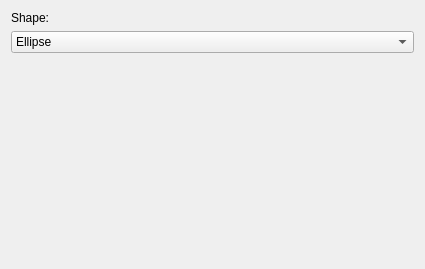
<?xml version="1.0" encoding="UTF-8"?>
<ui version="4.0">
 <class>WdgGridBrushShapeOptions</class>
 <widget class="QWidget" name="WdgGridBrushShapeOptions">
  <property name="geometry">
   <rect>
    <x>0</x>
    <y>0</y>
    <width>425</width>
    <height>269</height>
   </rect>
  </property>
  <property name="sizePolicy">
   <sizepolicy hsizetype="Preferred" vsizetype="Preferred">
    <horstretch>255</horstretch>
    <verstretch>255</verstretch>
   </sizepolicy>
  </property>
  <property name="minimumSize">
   <size>
    <width>425</width>
    <height>200</height>
   </size>
  </property>
  <layout class="QVBoxLayout" name="verticalLayout">
   <item>
    <widget class="QLabel" name="label">
     <property name="text">
      <string>Shape:</string>
     </property>
    </widget>
   </item>
   <item>
    <widget class="QComboBox" name="shapeCBox">
     <item>
      <property name="text">
       <string>Ellipse</string>
      </property>
     </item>
     <item>
      <property name="text">
       <string>Rectangle</string>
      </property>
     </item>
     <item>
      <property name="text">
       <string>Line</string>
      </property>
     </item>
     <item>
      <property name="text">
       <string>Pixel</string>
      </property>
     </item>
     <item>
      <property name="text">
       <string>Anti-aliased pixel</string>
      </property>
     </item>
    </widget>
   </item>
   <item>
    <spacer name="verticalSpacer">
     <property name="orientation">
      <enum>Qt::Vertical</enum>
     </property>
     <property name="sizeHint" stdset="0">
      <size>
       <width>20</width>
       <height>202</height>
      </size>
     </property>
    </spacer>
   </item>
  </layout>
 </widget>
 <resources/>
 <connections/>
</ui>
